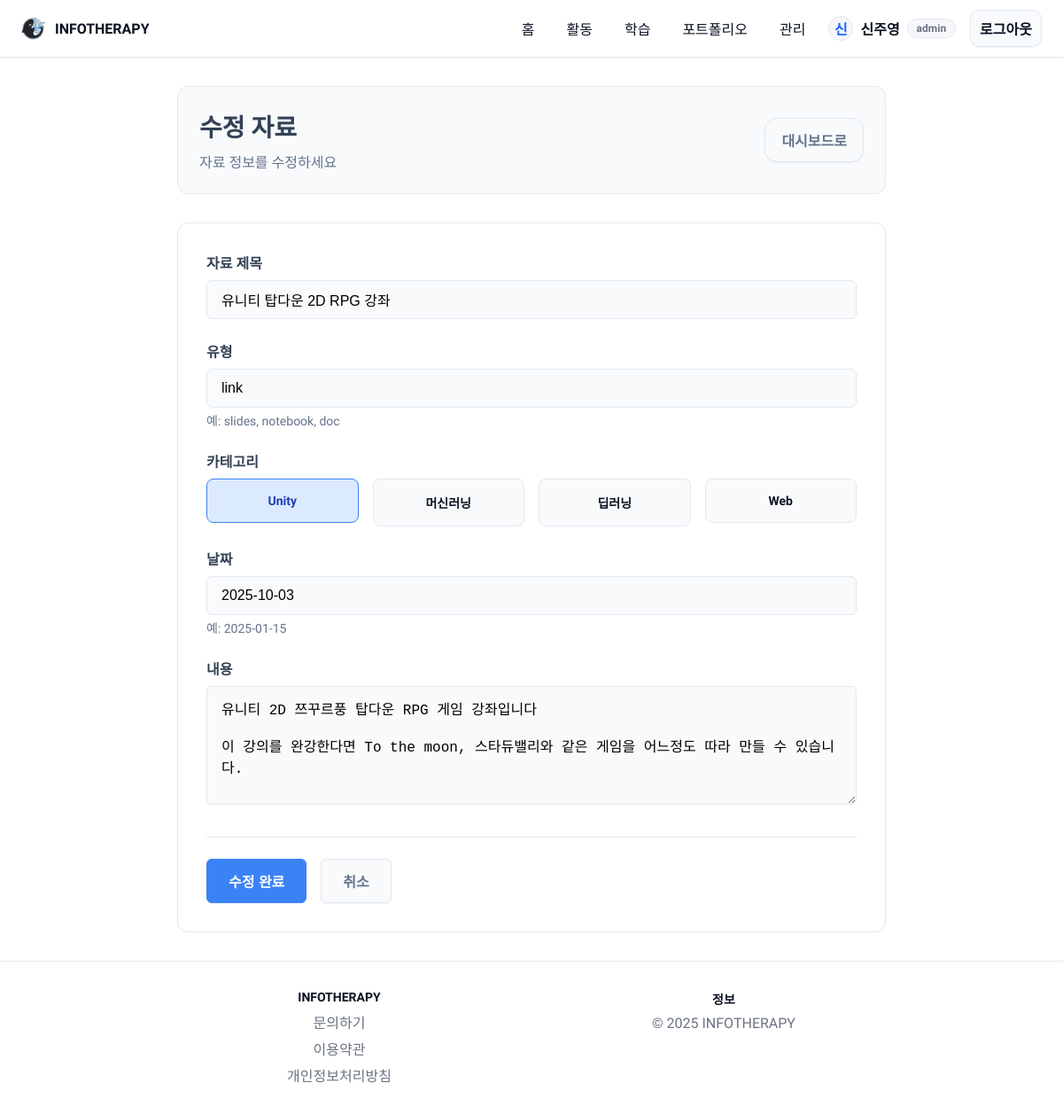
The app's page /admin/material/4/edit (signed in) with its own data.
### tables this page shows
CREATE TABLE materials (
              id INTEGER PRIMARY KEY AUTOINCREMENT,
              title TEXT NOT NULL,
              type TEXT,
              category TEXT,
              date TEXT,
              content TEXT
            );

### app.py (the view, shortened to what this page needs)
    @app.route("/admin/material/<int:item_id>/edit", methods=["GET", "POST"])
    @admin_required
    def admin_material_edit(item_id: int):
        with get_db() as cx:
            item = cx.execute("SELECT id, title, type, category, date, content FROM materials WHERE id=?", (item_id,)).fetchone()
        return render_template("admin_material_form.html", item=item)

### templates/admin_material_form.html (shortened to what this page needs)
{% extends 'base.html' %}
{% block content %}
  <div class="admin-form-container">
    <div class="form-header">
      <div class="form-title">
        <h1>{{ '수정' if item else '추가' }} 자료</h1>
        <p>{{ '자료 정보를 수정하세요' if item else '새로운 자료를 추가하세요' }}</p>
      </div>
      <a class="btn btn-outline" href="{{ url_for('admin_dashboard') }}">
        대시보드로
      </a>
    </div>
    <div class="form-card">
      <form class="admin-form" method="post">
        <div class="form-group">
          <label class="form-label">
            자료 제목
          </label>
          <input
            class="form-input"
            name="title"
            value="{{ item['title'] if item else '' }}"
            placeholder="자료 제목을 입력하세요"
            required
          >
        </div>
        <div class="form-group">
          <label class="form-label">
            유형
          </label>
          <input
            class="form-input"
            name="type"
            value="{{ item['type'] if item else '' }}"
            placeholder="slides/notebook/doc"
          >
          <small class="form-hint">예: slides, notebook, doc</small>
        </div>
        <div class="form-group">
          <label class="form-label">
            카테고리
          </label>
          <div class="category-selector">
            {% set cat = (item['category'] if item else '') %}
            <label class="category-option {{ 'active' if cat=='unity' }}">
              <div class="option-content">
                <span class="option-text">Unity</span>
              </div>
            </label>
            <label class="category-option {{ 'active' if cat=='ml' }}">
              <div class="option-content">
                <span class="option-text">머신러닝</span>
              </div>
            </label>
            <label class="category-option {{ 'active' if cat=='dl' }}">
              <div class="option-content">
                <span class="option-text">딥러닝</span>
              </div>
            </label>
            <label class="category-option {{ 'active' if cat=='web' }}">
              <div class="option-content">
                <span class="option-text">Web</span>
              </div>
            </label>
          </div>
        </div>
        <div class="form-group">
          <label class="form-label">
            날짜
          </label>
          <input
            class="form-input"
            name="date"
            value="{{ item['date'] if item else '' }}"
            placeholder="YYYY-MM-DD"
          >
          <small class="form-hint">예: 2025-01-15</small>
        </div>
        <div class="form-group">
          <label class="form-label">
            내용
          </label>
          <textarea
            class="form-textarea"
            name="content"
            placeholder="자료에 대한 상세한 설명을 입력하세요..."
            rows="6"
          >{{ item['content'] if item else '' }}</textarea>
        </div>
        <div class="form-actions">
          <button class="btn btn-primary btn-large" type="submit">
            {{ '수정 완료' if item else '자료 추가' }}
          </button>
          <a class="btn btn-outline btn-large" href="{{ url_for('admin_dashboard') }}">
            취소
          </a>
        </div>
      </form>
    </div>
  </div>
{% endblock %}

### static/css/main.css (style rules this page uses)
:root { --bg: #ffffff; --text: #0b1221; --muted: #6b7280; --primary: #1b64ff; --primary-600: #1553d6; --surface: #f6f7fb; --border: #e5e7eb; }
* { box-sizing: border-box; }
html, body { height: 100%; }
body { margin: 0; font-family: "Pretendard", -apple-system, BlinkMacSystemFont, "Segoe UI", Roboto, Oxygen, Ubuntu, Cantarell, "Fira Sans", "Droid Sans", "Helvetica Neue", Arial, "Apple Color Emoji", "Segoe UI Emoji"; color: var(--text); background: var(--bg); -webkit-font-smoothing: antialiased; -moz-osx-font-smoothing: grayscale; overflow-x: hidden; }
html { scrollbar-width: none; }
body { display: flex; flex-direction: column; min-height: 100vh; }
.btn { display: inline-flex; align-items: center; justify-content: center; gap: 8px; border-radius: 14px; padding: 12px 18px; font-weight: 600; text-decoration: none; cursor: pointer; transition: all .15s ease; box-shadow: 0 1px 0 rgba(17,24,39,0.04); }
.btn-primary { background: var(--primary); color: #fff; }
.btn-outline { border: 1px solid var(--border); color: var(--text); background: #fff; }

### templates/admin_material_form.html (style rules this page uses)
.admin-form-container { max-width: 800px; margin: 0 auto; }
.form-header { display: flex; justify-content: space-between; align-items: center; margin-bottom: 2rem; padding: 1.5rem; background: #f8fafc; border: 1px solid #e2e8f0; color: #334155; border-radius: 12px; }
.form-title h1 { margin: 0 0 0.5rem 0; font-size: 1.75rem; font-weight: 700; }
.form-title p { margin: 0; color: #64748b; font-size: 1rem; }
.form-card { background: white; border: 1px solid #e2e8f0; border-radius: 12px; overflow: hidden; }
.admin-form { padding: 2rem; }
.form-group { margin-bottom: 1.5rem; }
.form-label { display: flex; align-items: center; gap: 0.5rem; font-weight: 600; color: #334155; margin-bottom: 0.5rem; font-size: 1rem; }
.form-input, .form-textarea { width: 100%; padding: 0.75rem 1rem; border: 1px solid #e2e8f0; border-radius: 6px; font-size: 1rem; transition: all 0.2s ease; background: #f8fafc; }
.form-hint { display: block; margin-top: 0.25rem; color: #64748b; font-size: 0.875rem; }
.category-selector { display: grid; grid-template-columns: repeat(auto-fit, minmax(150px, 1fr)); gap: 1rem; }
.category-option { position: relative; cursor: pointer; }
.option-content { display: flex; flex-direction: column; align-items: center; gap: 0.5rem; padding: 1rem; border: 1px solid #e2e8f0; border-radius: 8px; background: #f8fafc; transition: all 0.2s ease; text-align: center; }
.category-option.active .option-content { border-color: #3b82f6; background: #dbeafe; color: #1e40af; }
.option-text { font-weight: 600; font-size: 0.875rem; }
.form-actions { display: flex; gap: 1rem; margin-top: 2rem; padding-top: 1.5rem; border-top: 1px solid #e2e8f0; }
.btn-large { padding: 0.75rem 1.5rem; font-size: 1rem; font-weight: 600; border-radius: 6px; display: flex; align-items: center; justify-content: center; text-decoration: none; transition: all 0.2s ease; border: none; cursor: pointer; }
.btn-primary { background: #3b82f6; color: white; border: 1px solid #3b82f6; }
.btn-outline { background: #f8fafc; color: #64748b; border: 1px solid #e2e8f0; }

### records on screen
materials: title "유니티 탑다운 2D RPG 강좌", type "link", date "2025-10-03", content "유니티 2D 쯔꾸르풍 탑다운 RPG 게임 강좌입니다 이 강의를 완강한다면 To the moon, 스타듀밸리와 같은 게임을 어느정도 따라 만들 수 있습니다."

### other values on screen
{{ (session.get('name') or 'U')[:1] }} "신"
{{ session.get('name') or '사용자' }} "신주영"
{{ '수정' if item else '추가' }} "수정"
{{ '자료 정보를 수정하세요' if item else '새로운 자료를 추가하세요' }} "자료 정보를 수정하세요"
{{ '수정 완료' if item else '자료 추가' }} "수정 완료"
